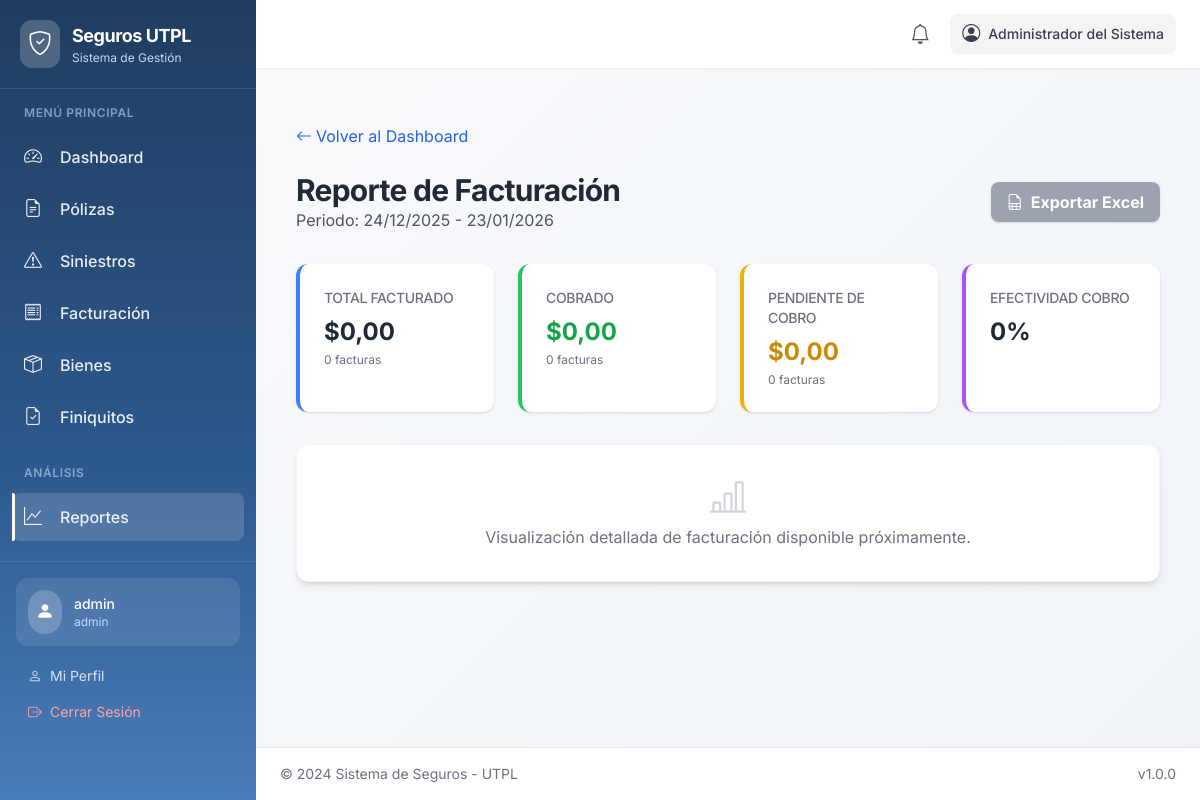
/reports/invoices/ (signed in), run on the app's committed database.
### accounts/models.py (models this page shows, shortened)
class UserProfile(AbstractUser):
    ROLE_CHOICES = [
        ('admin', _('Administrador')),
        ('insurance_manager', _('Gerente de Seguros')),
        ('requester', _('Custodio de Bienes')),
    ]
    full_name = models.CharField(
        _('Nombre completo'),
        max_length=255,
        blank=True
    )
    role = models.CharField(
        _('Rol'),
        max_length=20,
        choices=ROLE_CHOICES,
        default='requester'
    )
    department = models.CharField(
        _('Departamento'),
        max_length=100,
        blank=True
    )
    phone = models.CharField(
        _('Teléfono'),
        max_length=20,
        blank=True
    )
    created_at = models.DateTimeField(_('Fecha de creación'), auto_now_add=True)
    updated_at = models.DateTimeField(_('Fecha de actualización'), auto_now=True)
    class Meta:
        verbose_name = _('Perfil de Usuario')
        verbose_name_plural = _('Perfiles de Usuario')
        ordering = ['-created_at']
    def get_full_name(self):
        if self.full_name:
            return self.full_name
        return super().get_full_name() or self.username
    def get_role_permissions(self):
        permissions_map = {
            'admin': [
                'users_read', 'users_write', 'users_create', 'users_update', 'users_delete', 'users_manage',
                'policies_read', 'policies_write', 'policies_create', 'policies_update', 'policies_delete', 'policies_manage',
                'claims_read', 'claims_write', 'claims_update', 'claims_delete', 'claims_manage',
                'invoices_read', 'invoices_write', 'invoices_create', 'invoices_update', 'invoices_delete', 'invoices_manage',
                'assets_read', 'assets_write', 'assets_create', 'assets_update', 'assets_delete', 'assets_manage',
                'reports_read', 'reports_write', 'reports_create', 'reports_update', 'reports_delete', 'reports_manage',
                'insurance_companies_read', 'insurance_companies_write', 'insurance_companies_create', 'insurance_companies_update', 'insurance_companies_delete', 'insurance_companies_manage',
                'brokers_read', 'brokers_write', 'brokers_create', 'brokers_update', 'brokers_delete', 'brokers_manage',
                'settings_read', 'settings_write', 'settings_create', 'settings_update', 'settings_delete', 'settings_manage',
                'alerts_read', 'alerts_create', 'alerts_write', 'alerts_execute', 'alerts_delete'
            ],
            'insurance_manager': [
                'users_read',
                'policies_read', 'policies_write', 'policies_create', 'policies_update', 'policies_delete',
                'claims_read', 'claims_write', 'claims_update', 'claims_manage',
                'invoices_read', 'invoices_write', 'invoices_create', 'invoices_update',
                'assets_read',
                'reports_read',
                'insurance_companies_read', 'insurance_companies_write', 'insurance_companies_create', 'insurance_companies_update',
                'brokers_read', 'brokers_write', 'brokers_create', 'brokers_update'
            ],
            'requester': [
                'claims_read', 'claims_write', 'claims_create',
                'assets_read'  # Only their own assets
            ]
        }
        return permissions_map.get(self.role, [])

### reports/views.py (the view)
# urls.py: path('invoices/', views.invoices_report, name='invoices_report'),
@login_required
def invoices_report(request):
    end_date = timezone.now().date()
    start_date = end_date - timedelta(days=30)
    invoices = Invoice.objects.filter(created_at__date__gte=start_date, created_at__date__lte=end_date)
    total_invoices = invoices.count()
    paid_invoices = invoices.filter(payment_status='paid').count()
    pending_invoices = invoices.filter(payment_status='pending').count()
    total_amount = invoices.aggregate(total=Sum('total_amount'))['total'] or 0
    paid_amount = invoices.filter(payment_status='paid').aggregate(total=Sum('total_amount'))['total'] or 0
    context = {
        'total_invoices': total_invoices,
        'paid_invoices': paid_invoices,
        'pending_invoices': pending_invoices,
        'total_amount': total_amount,
        'paid_amount': paid_amount,
        'pending_amount': total_amount - paid_amount,
        'start_date': start_date,
        'end_date': end_date,
    }
    return render(request, 'reports/invoices_report.html', context)

### templates/reports/invoices_report.html
{% extends 'base.html' %}
{% load i18n %}
{% block content %}
<div class="container mx-auto px-4 py-8">
    <div class="mb-6">
        <a href="{% url 'accounts:dashboard' %}" class="text-blue-600 hover:underline flex items-center">
            <i class="bi bi-arrow-left mr-1"></i> {% trans "Volver al Dashboard" %}
        </a>
    </div>
    <div class="flex justify-between items-center mb-8">
        <div>
            <h1 class="text-3xl font-bold text-gray-800">{% trans "Reporte de Facturación" %}</h1>
            <p class="text-gray-600">Periodo: {{ start_date|date:"d/m/Y" }} - {{ end_date|date:"d/m/Y" }}</p>
        </div>
        <div>
            <a href="#"
                class="bg-gray-400 cursor-not-allowed text-white font-bold py-2 px-4 rounded-lg shadow flex items-center"
                title="Funcionalidad en desarrollo">
                <i class="bi bi-file-earmark-spreadsheet mr-2"></i> {% trans "Exportar Excel" %}
            </a>
        </div>
    </div>
    <div class="grid grid-cols-1 md:grid-cols-2 lg:grid-cols-4 gap-6 mb-8">
        <div class="bg-white rounded-xl shadow p-6 border-l-4 border-blue-500">
            <h3 class="text-gray-500 text-sm font-medium uppercase">Total Facturado</h3>
            <div class="mt-2 text-2xl font-bold text-gray-800">${{ total_amount|floatformat:2 }}</div>
            <p class="text-xs text-gray-500 mt-1">{{ total_invoices }} facturas</p>
        </div>
        <div class="bg-white rounded-xl shadow p-6 border-l-4 border-green-500">
            <h3 class="text-gray-500 text-sm font-medium uppercase">Cobrado</h3>
            <div class="mt-2 text-2xl font-bold text-green-600">${{ paid_amount|floatformat:2 }}</div>
            <p class="text-xs text-gray-500 mt-1">{{ paid_invoices }} facturas</p>
        </div>
        <div class="bg-white rounded-xl shadow p-6 border-l-4 border-yellow-500">
            <h3 class="text-gray-500 text-sm font-medium uppercase">Pendiente de Cobro</h3>
            <div class="mt-2 text-2xl font-bold text-yellow-600">${{ pending_amount|floatformat:2 }}</div>
            <p class="text-xs text-gray-500 mt-1">{{ pending_invoices }} facturas</p>
        </div>
        <div class="bg-white rounded-xl shadow p-6 border-l-4 border-purple-500">
            <h3 class="text-gray-500 text-sm font-medium uppercase">Efectividad Cobro</h3>
            <div class="mt-2 text-2xl font-bold text-gray-800">
                {% if total_invoices > 0 %}
                {% widthratio paid_invoices total_invoices 100 %}%
                {% else %}
                0%
                {% endif %}
            </div>
        </div>
    </div>
    <div class="bg-white rounded-xl shadow-md p-8 text-center border border-gray-100">
        <i class="bi bi-bar-chart-line text-4xl text-gray-300 mb-2 block"></i>
        <p class="text-gray-500">Visualización detallada de facturación disponible próximamente.</p>
    </div>
</div>
{% endblock %}

### templates/base.html (shortened to what this page needs)
{% load static %}
<!DOCTYPE html>
<html lang="es">
<head>
    <script src="https://cdn.tailwindcss.com"></script>
    <link href="https://cdn.jsdelivr.net/npm/bootstrap-icons@1.10.0/font/bootstrap-icons.css" rel="stylesheet">
    <link href="{% static 'css/style.css' %}" rel="stylesheet">
</head>
<body class="bg-gray-100 font-sans">
    <div class="flex min-h-screen">
        {% if user.is_authenticated and user_permissions %}
        <aside id="sidebar"
            class="fixed inset-y-0 left-0 z-50 w-64 transform -translate-x-full lg:translate-x-0 transition-transform duration-300"
            style="background: linear-gradient(180deg, #1f3d5f 0%, #2e5a8f 60%, #4a7dbb 100%);">
            <div class="flex items-center space-x-3 p-5 border-b border-white/10">
                <div class="bg-white/20 p-2 rounded-xl">
                    <i class="bi bi-shield-check text-white text-2xl"></i>
                </div>
                <div>
                    <h1 class="text-white font-bold text-lg">Seguros UTPL</h1>
                    <p class="text-blue-200 text-xs">Sistema de Gestión</p>
                </div>
            </div>
            <nav class="sidebar-nav flex-1 overflow-y-auto px-3 py-4">
                <p class="text-blue-200/60 text-xs font-semibold uppercase tracking-wider px-3 mb-3">Menú Principal</p>
                <a href="{% url 'accounts:dashboard' %}"
                    class="nav-link flex items-center space-x-3 text-white/90 hover:text-white px-3 py-2.5 rounded-lg mb-1">
                    <i class="bi bi-speedometer2 text-lg w-6"></i>
                    <span class="font-medium">Dashboard</span>
                </a>
                {% if 'policies_read' in user_permissions %}
                <a href="{% url 'policies:policy_list' %}"
                    class="nav-link flex items-center space-x-3 text-white/90 hover:text-white px-3 py-2.5 rounded-lg mb-1">
                    <i class="bi bi-file-earmark-text text-lg w-6"></i>
                    <span class="font-medium">Pólizas</span>
                </a>
                {% endif %}
                {% if 'claims_read' in user_permissions %}
                <a href="{% url 'claims:claim_list' %}"
                    class="nav-link flex items-center space-x-3 text-white/90 hover:text-white px-3 py-2.5 rounded-lg mb-1">
                    <i class="bi bi-exclamation-triangle text-lg w-6"></i>
                    <span class="font-medium">Siniestros</span>
                </a>
                {% endif %}
                {% if 'invoices_read' in user_permissions %}
                <a href="{% url 'invoices:invoice_list' %}"
                    class="nav-link flex items-center space-x-3 text-white/90 hover:text-white px-3 py-2.5 rounded-lg mb-1">
                    <i class="bi bi-receipt text-lg w-6"></i>
                    <span class="font-medium">Facturación</span>
                </a>
                {% endif %}
                {% if 'assets_read' in user_permissions %}
                <a href="{% url 'assets:asset_list' %}"
                    class="nav-link flex items-center space-x-3 text-white/90 hover:text-white px-3 py-2.5 rounded-lg mb-1">
                    <i class="bi bi-box-seam text-lg w-6"></i>
                    <span class="font-medium">Bienes</span>
                </a>
                {% endif %}
                {% if 'claims_read' in user_permissions %}
                <a href="{% url 'claims:claim_settlements_list' %}"
                    class="nav-link flex items-center space-x-3 text-white/90 hover:text-white px-3 py-2.5 rounded-lg mb-1">
                    <i class="bi bi-file-earmark-check text-lg w-6"></i>
                    <span class="font-medium">Finiquitos</span>
                </a>
                {% endif %}
                {% if 'reports_read' in user_permissions %}
                <p class="text-blue-200/60 text-xs font-semibold uppercase tracking-wider px-3 mt-6 mb-3">Análisis</p>
                <a href="{% url 'reports:report_list' %}"
                    class="nav-link flex items-center space-x-3 text-white/90 hover:text-white px-3 py-2.5 rounded-lg mb-1">
                    <i class="bi bi-graph-up text-lg w-6"></i>
                    <span class="font-medium">Reportes</span>
                </a>
                {% endif %}
            </nav>
            <div class="p-4 border-t border-white/10">
                <div class="bg-white/10 rounded-xl p-3 mb-3">
                    <div class="flex items-center space-x-3">
                        <div class="bg-white/20 p-2 rounded-full">
                            <i class="bi bi-person-fill text-white text-lg"></i>
                        </div>
                        <div class="flex-1 min-w-0">
                            <p class="text-white font-medium text-sm truncate">{{ user.username }}</p>
                            <p class="text-blue-200 text-xs">{{ user.role }}</p>
                        </div>
                    </div>
                </div>
                <a href="{% url 'accounts:profile' %}"
                    class="flex items-center space-x-2 text-white/80 hover:text-white px-3 py-2 rounded-lg hover:bg-white/10 text-sm">
                    <i class="bi bi-person"></i>
                    <span>Mi Perfil</span>
                </a>
                <a href="{% url 'accounts:logout' %}"
                    class="flex items-center space-x-2 text-red-300 hover:text-red-200 px-3 py-2 rounded-lg hover:bg-red-500/20 text-sm">
                    <i class="bi bi-box-arrow-right"></i>
                    <span>Cerrar Sesión</span>
                </a>
            </div>
        </aside>
        {% endif %}
        <div
            class="flex-1 flex flex-col min-h-screen {% if user.is_authenticated and user_permissions %}lg:ml-64{% endif %}">
            {% if user.is_authenticated and user_permissions %}
            <header class="bg-white shadow-sm sticky top-0 z-30">
                <div class="flex items-center justify-between px-4 lg:px-6 py-3">
                    <div class="flex items-center space-x-3 ml-auto">
                        <div class="relative" x-data="{ open: false }">
                            <button @click="open = !open"
                                class="relative p-2 text-gray-600 hover:bg-gray-100 rounded-lg">
                                <i class="bi bi-bell text-xl"></i>
                            </button>
                        </div>
                        <div
                            class="hidden lg:flex items-center space-x-2 text-gray-700 bg-gray-100 px-3 py-1.5 rounded-lg">
                            <i class="bi bi-person-circle text-lg"></i>
                            <span class="text-sm font-medium">{{ user_full_name|default:user.username }}</span>
                        </div>
                    </div>
                </div>
            </header>
            {% endif %}
            <main class="flex-1 {% if user.is_authenticated and user_permissions %}p-4 lg:p-6{% endif %}">
                {% block content %}{% endblock %}
            </main>
            {% if user.is_authenticated and user_permissions %}
            <footer class="bg-white border-t border-gray-200 mt-auto">
                <div
                    class="px-4 lg:px-6 py-4 flex flex-col sm:flex-row justify-between items-center text-sm text-gray-500">
                    <span>&copy; 2024 Sistema de Seguros - UTPL</span>
                    <span class="mt-1 sm:mt-0">v1.0.0</span>
                </div>
            </footer>
            {% endif %}
        </div>
    </div>
</body>
</html>

### data on the page
UserProfile: username "admin", role "admin", full_name+username "Administrador del Sistema"

### other printed values
{{ total_amount|floatformat:2 }} "0,00"
{{ total_invoices }} "0"
{{ paid_amount|floatformat:2 }} "0,00"
{{ paid_invoices }} "0"
{{ pending_amount|floatformat:2 }} "0,00"
{{ pending_invoices }} "0"
